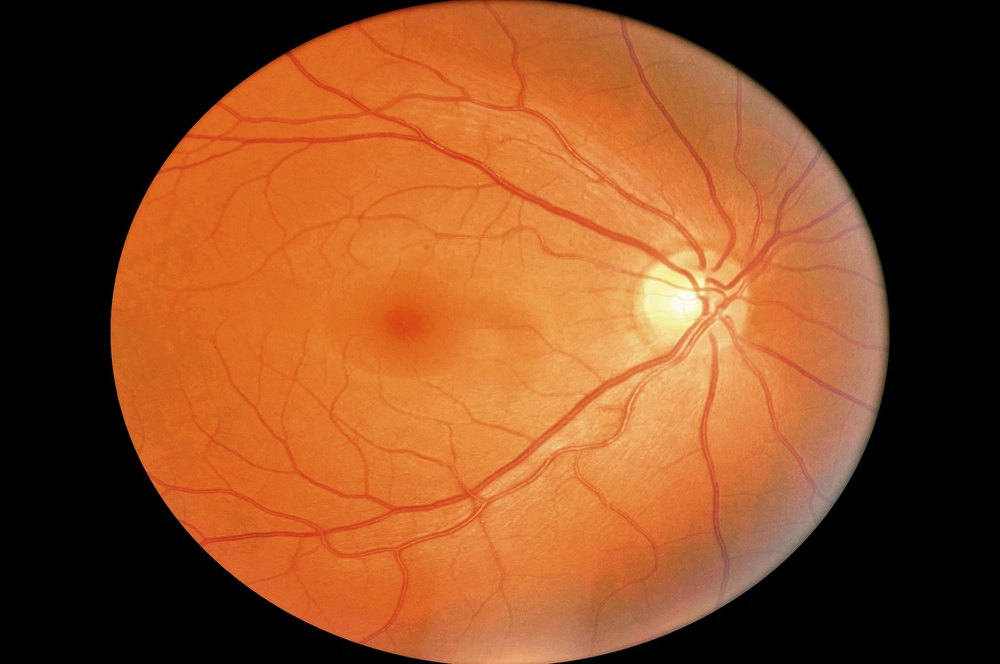
#> input picture segmentation/retinal_img2.jpg, 1000 x 664 px, shrunk from 2144 x 1424 before the run
$ python ablate_channel.py ../retinal_img2.jpg
#> lines starting #> are read from the running program, lines starting #| are printed output that depends on the picture; after the words box and inside, x2 and y2 are one past the last pixel; in counts of white or black regions, pixels touching at a corner belong together
"""Honest test: is LAB a* actually better, or is the connected-component
cleanup doing all the work? Threshold grayscale / value / saturation / a* with
the SAME Otsu + SAME cleanup, and quantify separability, so nothing is doing
extra work behind the scenes."""

from __future__ import annotations

import sys
from pathlib import Path

import cv2
import matplotlib.pyplot as plt
import numpy as np

OUT_DIR = Path(__file__).parent / "out"


def keep_largest(mask, keep=1, min_area_frac=0.0003):
    h, w = mask.shape[:2]
    n, labels, stats, _ = cv2.connectedComponentsWithStats(mask, connectivity=8)
    areas = sorted(((i, stats[i, cv2.CC_STAT_AREA]) for i in range(1, n)),
                   key=lambda t: t[1], reverse=True)
    out = np.zeros_like(mask)
    for lid, area in areas[:keep]:
        if area >= min_area_frac * h * w:
            out[labels == lid] = 255
    return out


def otsu_inv(chan):
    thr, mask = cv2.threshold(chan, 0, 255, cv2.THRESH_BINARY_INV + cv2.THRESH_OTSU)
    return thr, mask


def separability(chan, thr):
    """How cleanly does Otsu's threshold split this channel? Returns the
    between-class variance ratio (Otsu's own objective, normalized) — higher
    means a more genuinely bimodal 'tool vs tissue' split rather than an
    arbitrary cut through a unimodal blob."""
    hist = cv2.calcHist([chan], [0], None, [256], [0, 256]).ravel()
    p = hist / hist.sum()
    idx = np.arange(256)
    w0 = p[:int(thr) + 1].sum()
    w1 = 1 - w0
    if w0 == 0 or w1 == 0:
        return 0.0
    mu0 = (idx[:int(thr) + 1] * p[:int(thr) + 1]).sum() / w0
    mu1 = (idx[int(thr) + 1:] * p[int(thr) + 1:]).sum() / w1
    between = w0 * w1 * (mu0 - mu1) ** 2
    total = ((idx - (idx * p).sum()) ** 2 * p).sum()
    return between / total if total else 0.0


def process(path: Path):
    img = cv2.imread(str(path))
#> img is the input picture: shape (664, 1000, 3); mean B, G, R 35.9, 73.7, 132.3
    if img is None:
        print("unreadable", path)
        return
    gray = cv2.cvtColor(img, cv2.COLOR_BGR2GRAY)
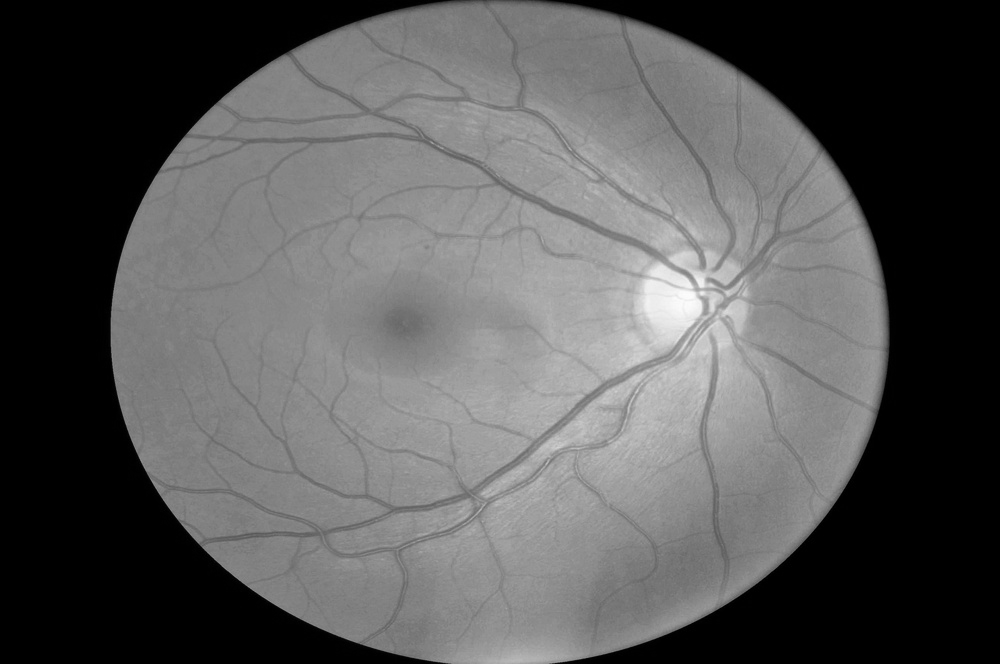
#> gray: shape (664, 1000); min 0, max 253, mean 86.9
    hsv = cv2.cvtColor(img, cv2.COLOR_BGR2HSV)
#> hsv: shape (664, 1000, 3); mean H, S, V 8.7, 119, 132.3
    lab = cv2.cvtColor(img, cv2.COLOR_BGR2LAB)
#> lab: shape (664, 1000, 3); mean of channels 0, 1, 2 94.5, 148, 157.8
    channels = {
        "gray": gray,
        "value(HSV V)": hsv[:, :, 2],
        "saturation": hsv[:, :, 1],
        "LAB a*": lab[:, :, 1],
    }

    cols = len(channels)
#> cols = 4
    fig, axes = plt.subplots(3, cols, figsize=(5 * cols, 12))
    for j, (name, chan) in enumerate(channels.items()):
        # saturation is the only one where "tool = low", others tool=dark too;
        # a* tool=neutral(low). All use BINARY_INV so tool should come out white.
        thr, raw = otsu_inv(chan)
        clean = keep_largest(raw, keep=1)
        sep = separability(chan, thr)
        tool_px = int((clean > 0).sum())

        axes[0, j].imshow(chan, cmap="gray")
        axes[0, j].set_title(f"{name}\nOtsu thr={thr:.0f}  separability={sep:.2f}", fontsize=10)
        axes[1, j].imshow(raw, cmap="gray")
        axes[1, j].set_title("raw Otsu mask (no cleanup)", fontsize=9)
        axes[2, j].imshow(clean, cmap="gray")
        axes[2, j].set_title(f"+ largest-component ({tool_px}px)", fontsize=9)
        for i in range(3):
            axes[i, j].axis("off")
#> this loop made 4 passes
#> (name, thr, n in keep_largest, w0 in separability, w1 in separability, mu0 in separability, mu1 in separability, between in separability) on passes 1, 3, 4: ('gray', 70, 9, 0.387, 0.613, 0.508, 141.3, 4703.9), ('saturation', 96, 400, 0.379, 0.621, 3.36, 189.7, 8178.9), ('LAB a*', 145, 77, 0.431, 0.569, 129.2, 162.3, 269.1)
#> (name, thr, n in keep_largest, areas in keep_largest, w0 in separability, w1 in separability, mu0 in separability, mu1 in separability) on pass 2: ('value(HSV V)', 108, 3, [(2, 129685), (1, 127749)], 0.388, 0.612, 1.1, 215.4)
#> pass 1, in otsu_inv, `thr, mask = cv2.threshold(chan, 0, 255, cv2.THRESH_BINARY_INV + cv2.TH..`:
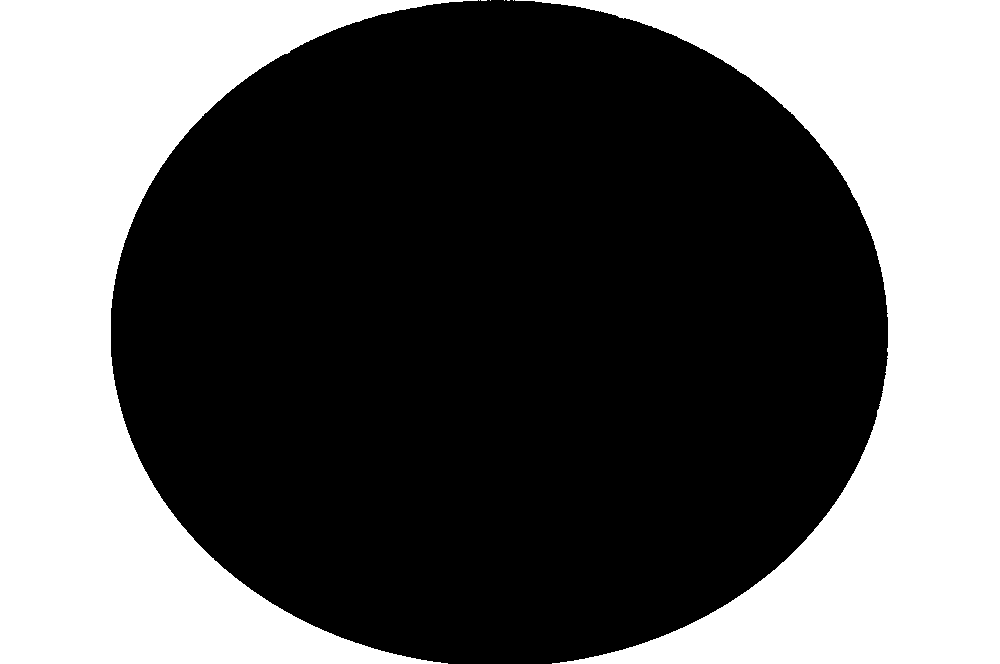
#> mask: shape (664, 1000); 38.7% white; 8 white regions (6 under 20 px), largest, box (x1, y1, x2, y2) and area: (515, 0, 1000, 664) 128861, (0, 0, 478, 664) 127883
#> pass 1, in keep_largest, `n, labels, stats, _ = cv2.connectedComponentsWithStats(mask, connectiv..`:
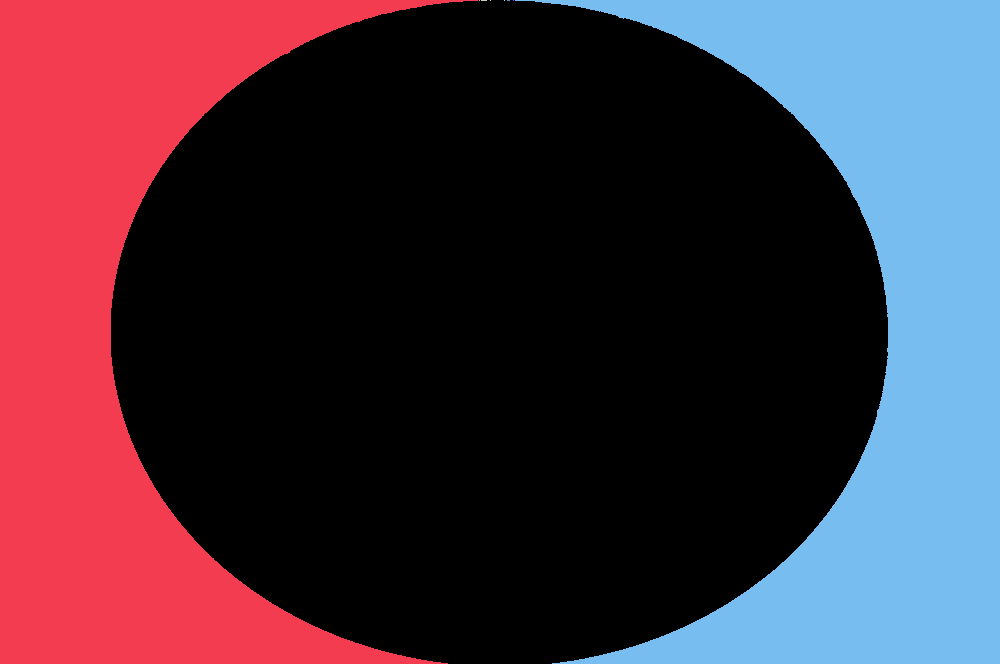
#> labels: shape (664, 1000) int32; 9 distinct labels, from 0 to 8; one colour per label, 0 black
#> pass 1, in process, `clean = keep_largest(raw, keep=1)`:
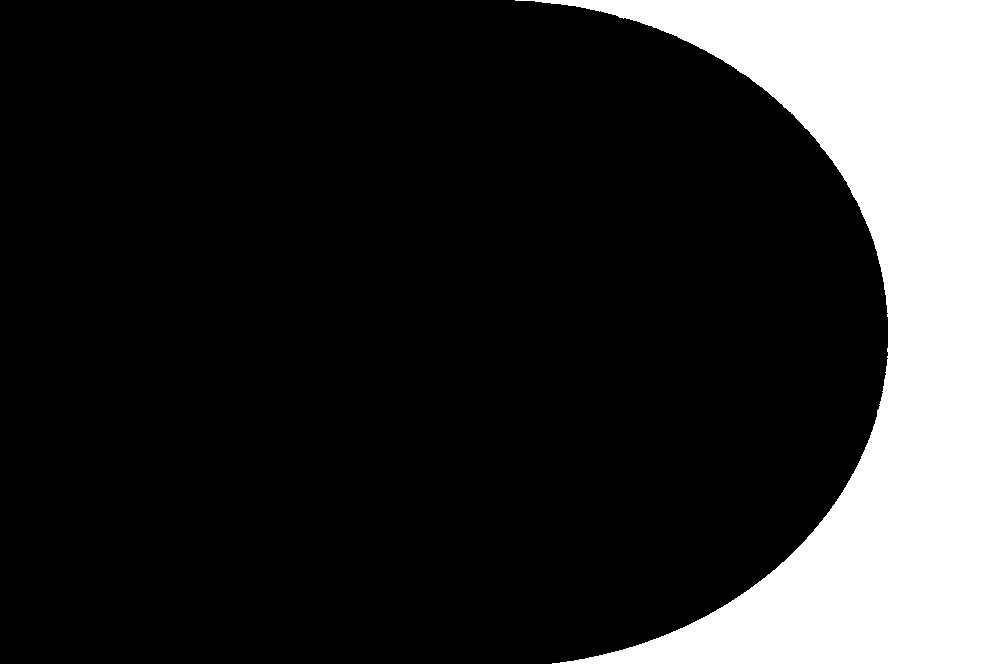
#> clean: shape (664, 1000); 19.4% white; 1 white region, box (x1, y1, x2, y2) and area: (515, 0, 1000, 664) 128861
#> pass 2, in otsu_inv (call 2), `thr, mask = cv2.threshold(chan, 0, 255, cv2.THRESH_BINARY_INV + cv2.TH..`:
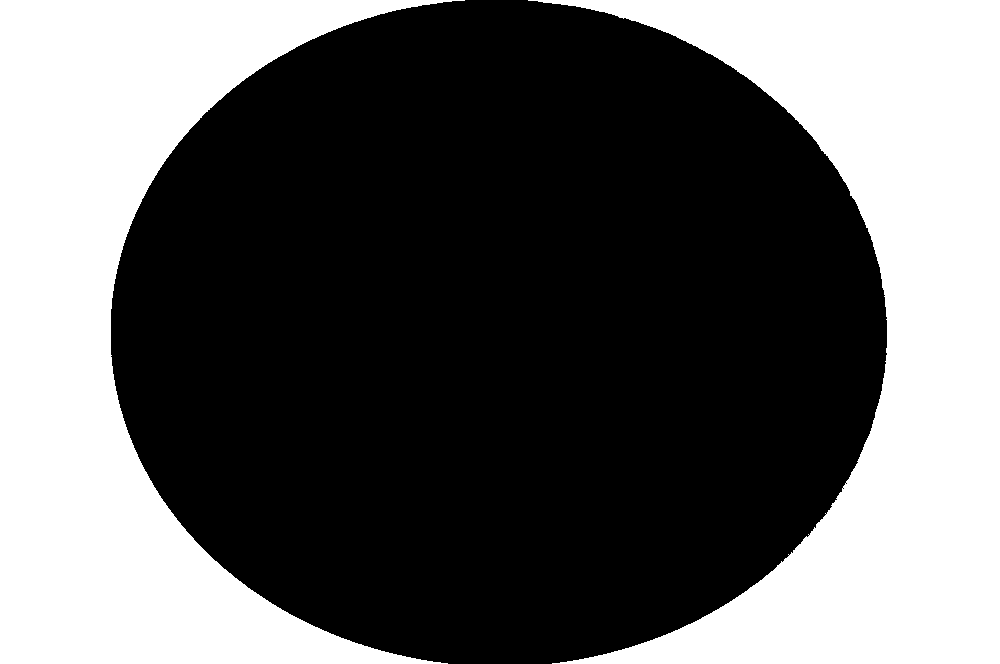
#> mask: shape (664, 1000); 38.8% white; 2 white regions, box (x1, y1, x2, y2) and area: (528, 0, 1000, 664) 129685, (0, 0, 465, 664) 127749
#> after the loop:
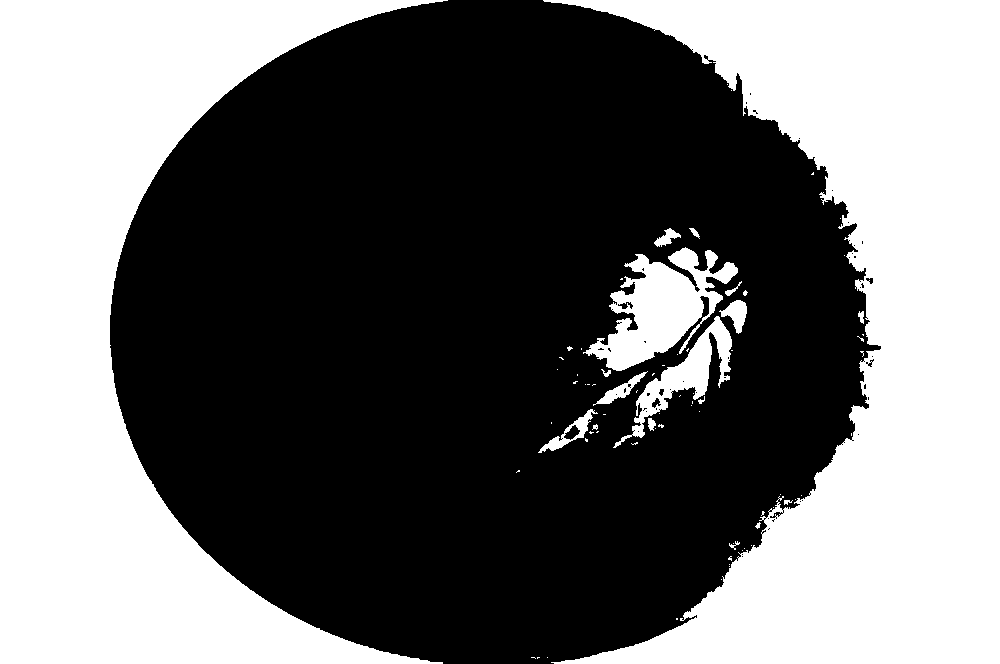
#> raw: shape (664, 1000); 43.1% white; 76 white regions (58 under 20 px), largest, box (x1, y1, x2, y2) and area: (543, 0, 1000, 664) 144556, (0, 0, 448, 664) 127204, (583, 247, 738, 371) 8638
    fig.suptitle(f"{path.name} — same Otsu + same cleanup, only the channel differs")
    fig.tight_layout()
    out = OUT_DIR / f"{path.stem}_ablate.png"
    fig.savefig(out, dpi=120)
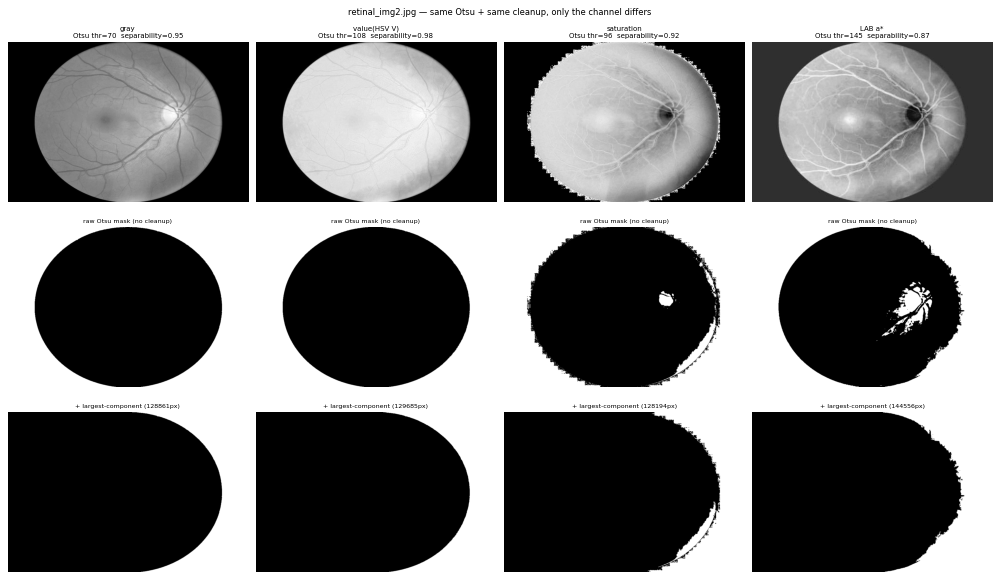
#> figure drawn by matplotlib, 12 panels
    plt.close(fig)
    print("wrote", out)


def main():
    args = sys.argv[1:] or [str(Path(__file__).parent / "images/forceps_sample.jpg")]
    for a in args:
        process(Path(a))


if __name__ == "__main__":
    main()

$ run again, on retina.png
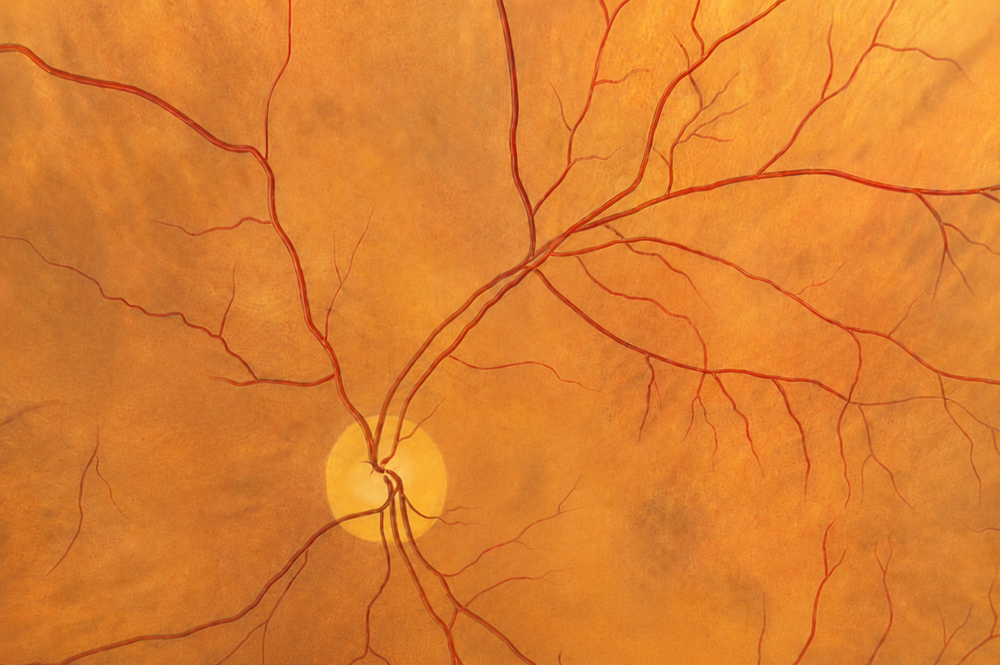
#> input picture retina.png, 1000 x 665 px, shrunk from 1538 x 1023 before the run
#> in process, img is the input picture: shape (665, 1000, 3); mean B, G, R 47.3, 127.1, 219.3
#> hsv: shape (665, 1000, 3); mean H, S, V 13.9, 200.2, 219.3
#> lab: shape (665, 1000, 3); mean of channels 0, 1, 2 158.6, 157.8, 183.9
#> cols = 4
#> the loop in process, `for j, (name, chan) in enumerate(channels.items()): # saturation is th..` made 4 passes
#> (name, thr, n in keep_largest, w0 in separability, w1 in separability, mu0 in separability, mu1 in separability, between in separability) on passes 1 to 4: ('gray', 143, 3091, 0.412, 0.588, 131, 155.8, 148.2), ('value(HSV V)', 216, 1962, 0.399, 0.601, 203.4, 229.9, 169), ('saturation', 200, 4441, 0.533, 0.467, 194.6, 206.6, 35.94), ('LAB a*', 165, 19, 0.958, 0.0419, 157.1, 174.4, 11.95)
#> pass 1, in otsu_inv, `thr, mask = cv2.threshold(chan, 0, 255, cv2.THRESH_BINARY_INV + cv2.TH..`:
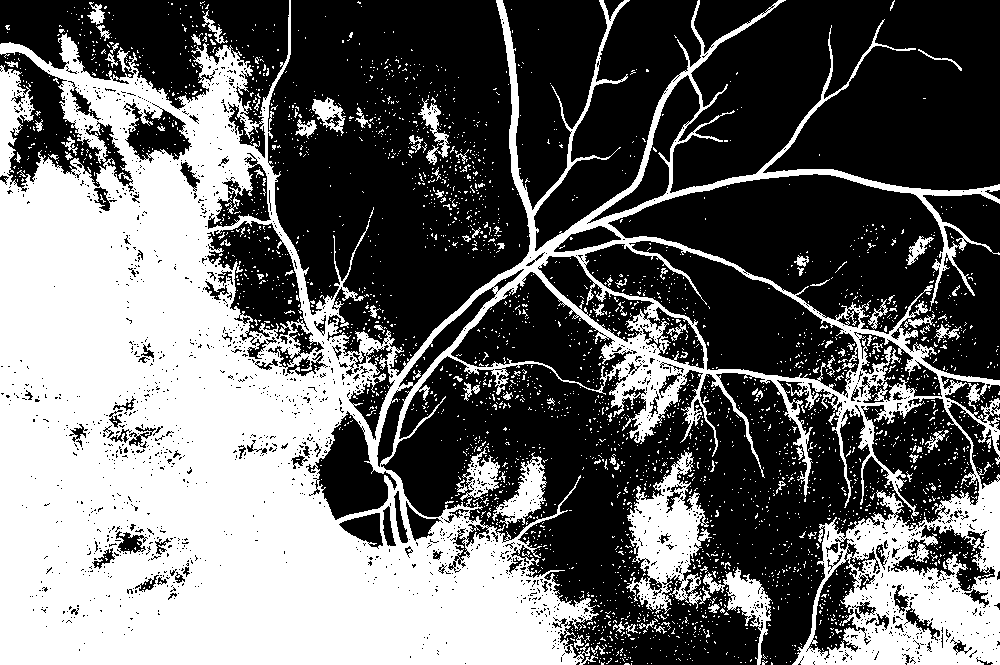
#> mask: shape (665, 1000); 41.2% white; 3090 white regions (2987 under 20 px), largest, box (x1, y1, x2, y2) and area: (0, 0, 1000, 665) 247425, (626, 450, 712, 614) 6574, (703, 567, 772, 665) 1794
#> after the loop in process, `for j, (name, chan) in enumerate(channels.items()):`:
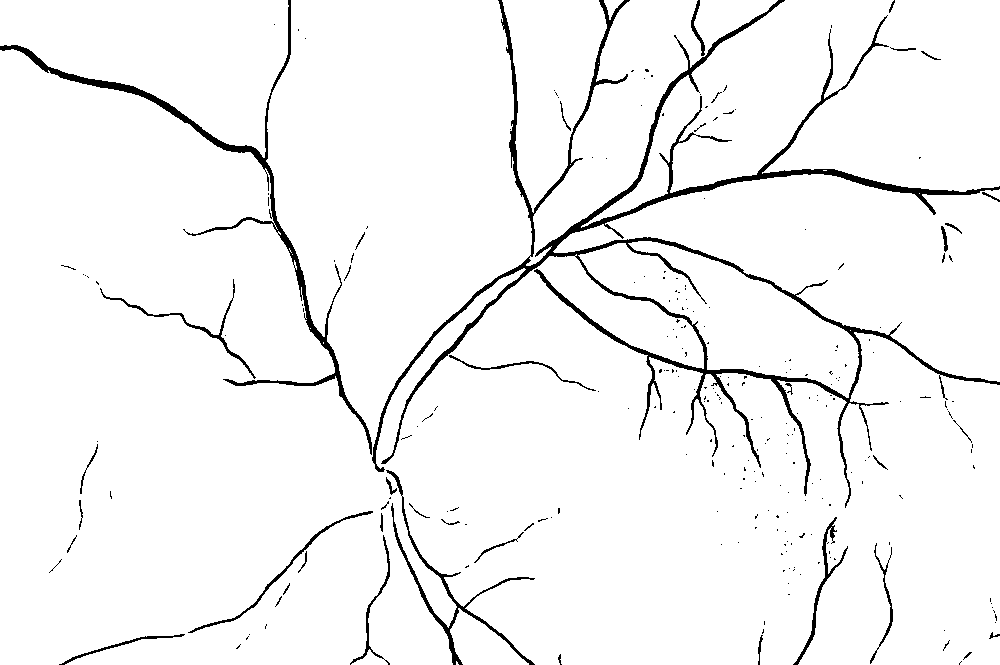
#> raw: shape (665, 1000); 95.8% white; 264 black regions (225 under 20 px), largest, box (x1, y1, x2, y2) and area: (372, 0, 1000, 508) 16156, (0, 0, 372, 455) 4599, (386, 470, 535, 665) 1687
